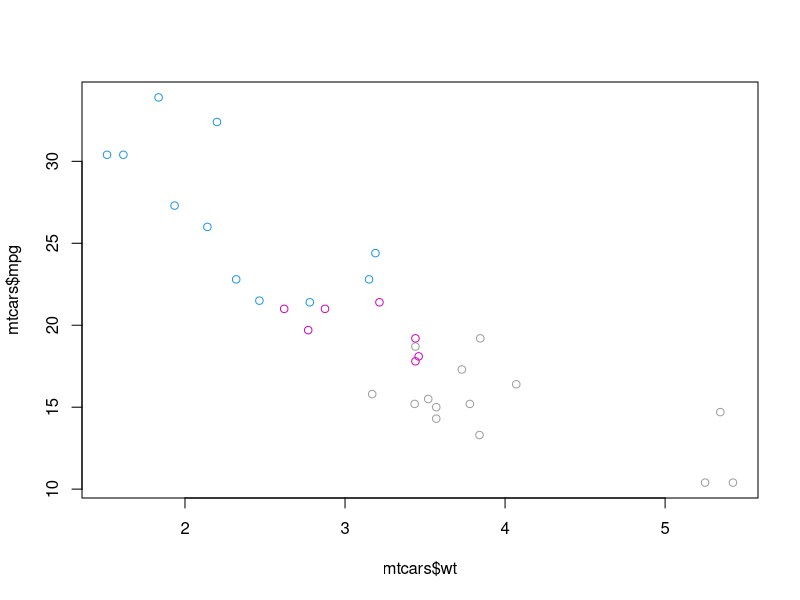
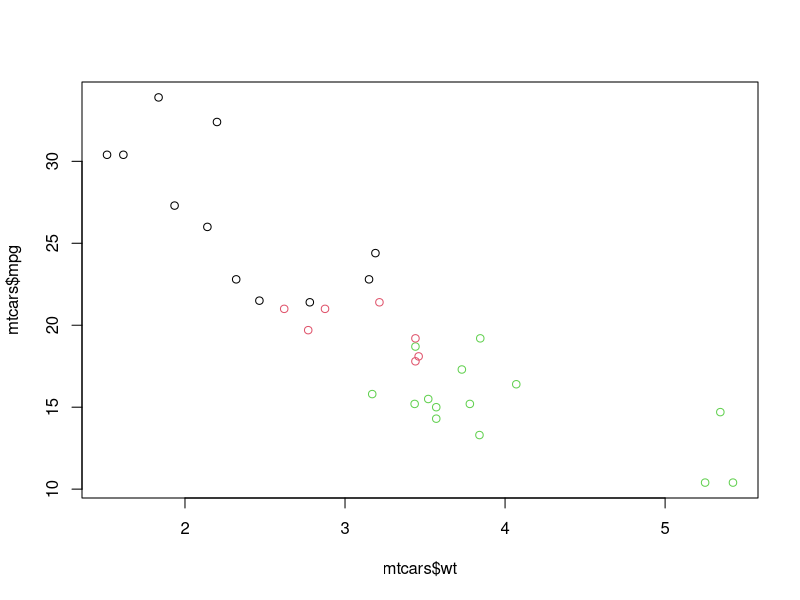
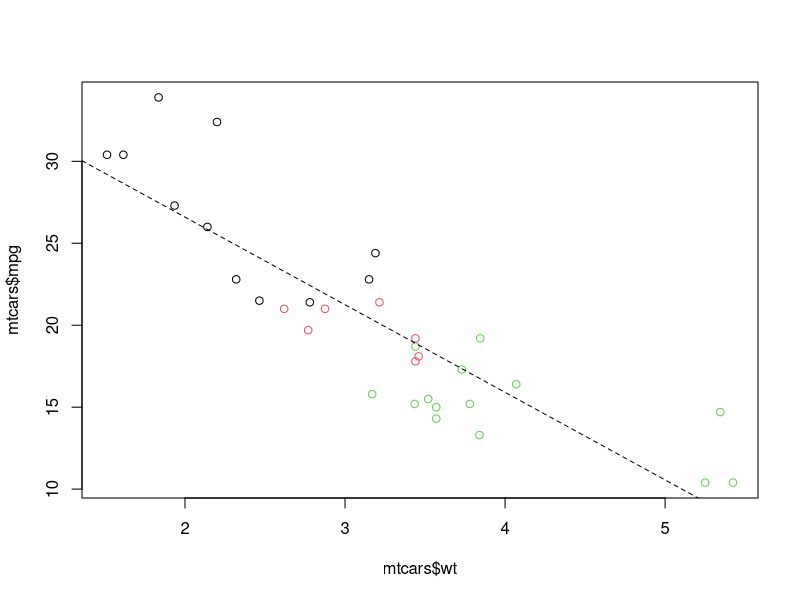
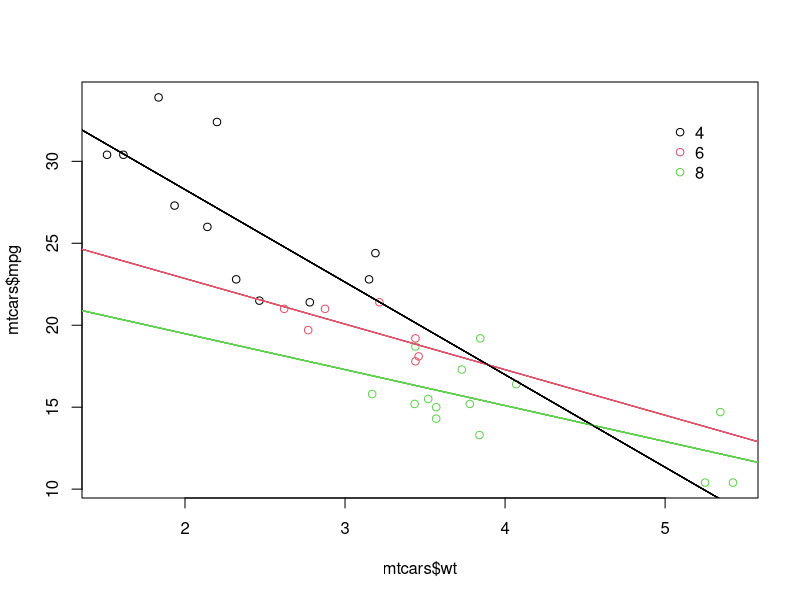
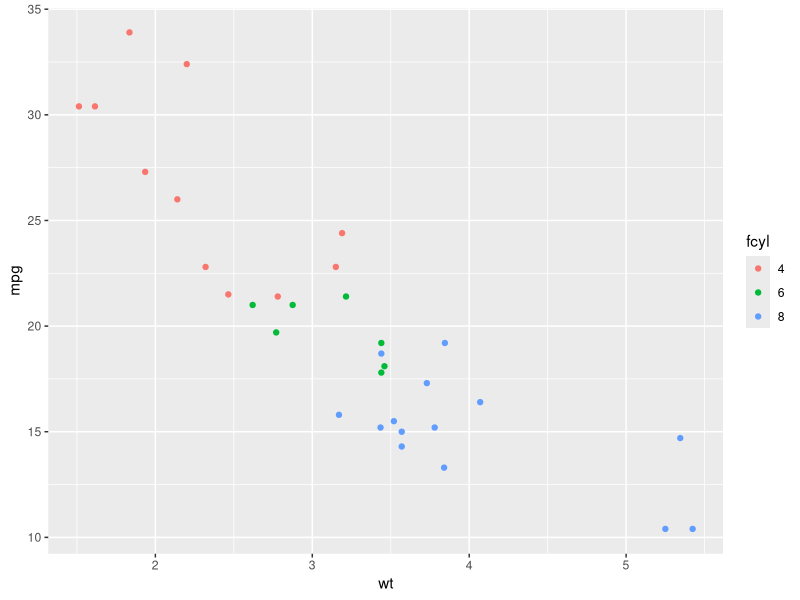
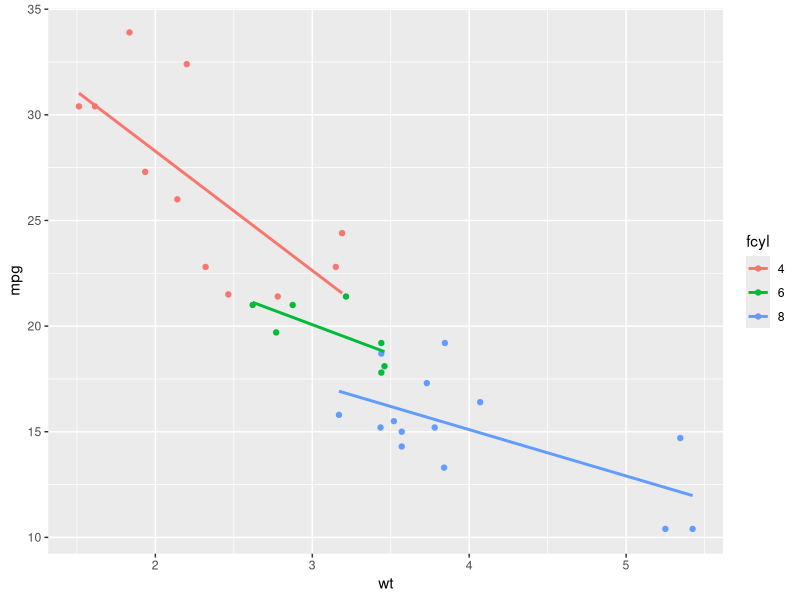
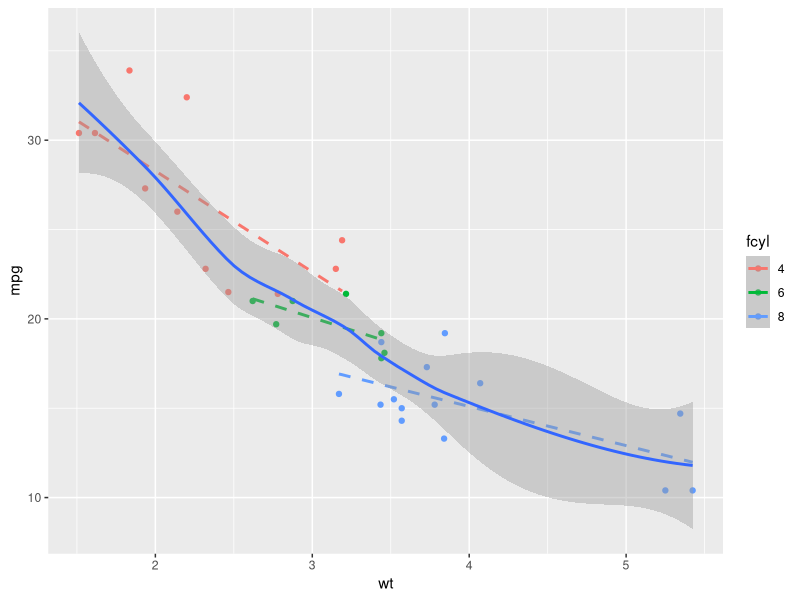

Source code (R) for these figures, in order:
# Plot the correct variables of mtcars
plot(mtcars$wt, mtcars$mpg, col = mtcars$cyl)

# Change cyl inside mtcars to a factor
mtcars$fcyl <- as.factor(mtcars$cyl)

# Make the same plot as in the first instruction
plot(mtcars$wt, mtcars$mpg, col = mtcars$fcyl)

# Use lm() to calculate a linear model and save it as carModel
carModel <- lm(mpg ~ wt, data = mtcars)

# Basic plot
# Call abline() with carModel as first argument and set lty to 2
plot(mtcars$wt, mtcars$mpg, col = mtcars$fcyl)
abline(carModel, lty = 2)

# Plot each subset efficiently with lapply
# This code will draw the legend of the plot
plot(mtcars$wt, mtcars$mpg, col = mtcars$fcyl)
invisible(lapply(mtcars$fcyl, function(x) {
  abline(lm(mpg ~ wt, mtcars, subset = (fcyl == x)), col = x)
}))
legend(x = 5, y = 33, legend = levels(mtcars$fcyl),
       col = 1:3, pch = 1, bty = "n")

# Load the ggplot2 package
library(ggplot2)

# Plot 1: add geom_point() to this command to create a scatter plot
ggplot(mtcars, aes(x = wt, y = mpg, col = fcyl)) +
  geom_point()  # Fill in using instructions Plot 1

# Plot 2: include the lines of the linear models, per cyl
ggplot(mtcars, aes(x = wt, y = mpg, col = fcyl)) +
  geom_point() + # Copy from Plot 1
  geom_smooth(method = "lm", se = F)   # Fill in using instructions Plot 2

# Plot 3: include a lm for the entire dataset in its whole
ggplot(mtcars, aes(x = wt, y = mpg, col = fcyl)) +
  geom_point() + # Copy from Plot 2
  geom_smooth(method = "lm", se = F, lty = 2) + # Copy from Plot 2
  geom_smooth(aes(group = 1))   # Fill in using instructions Plot 3

